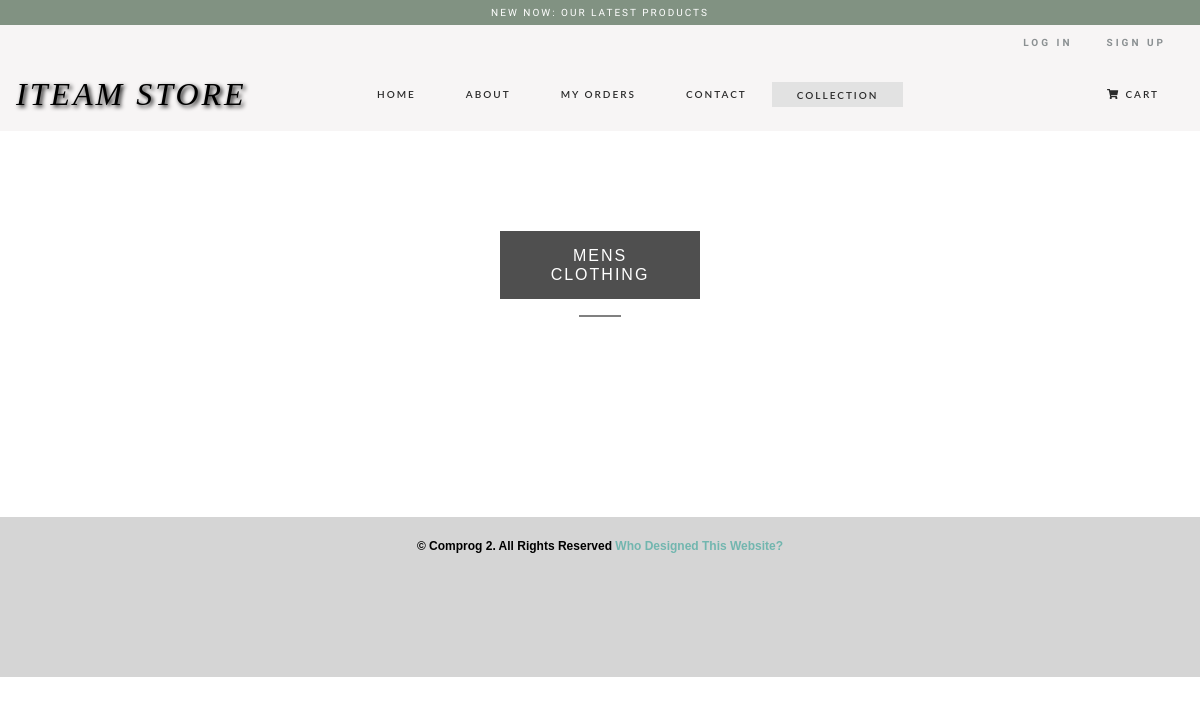
The page /mens.php on the database as committed earlier.
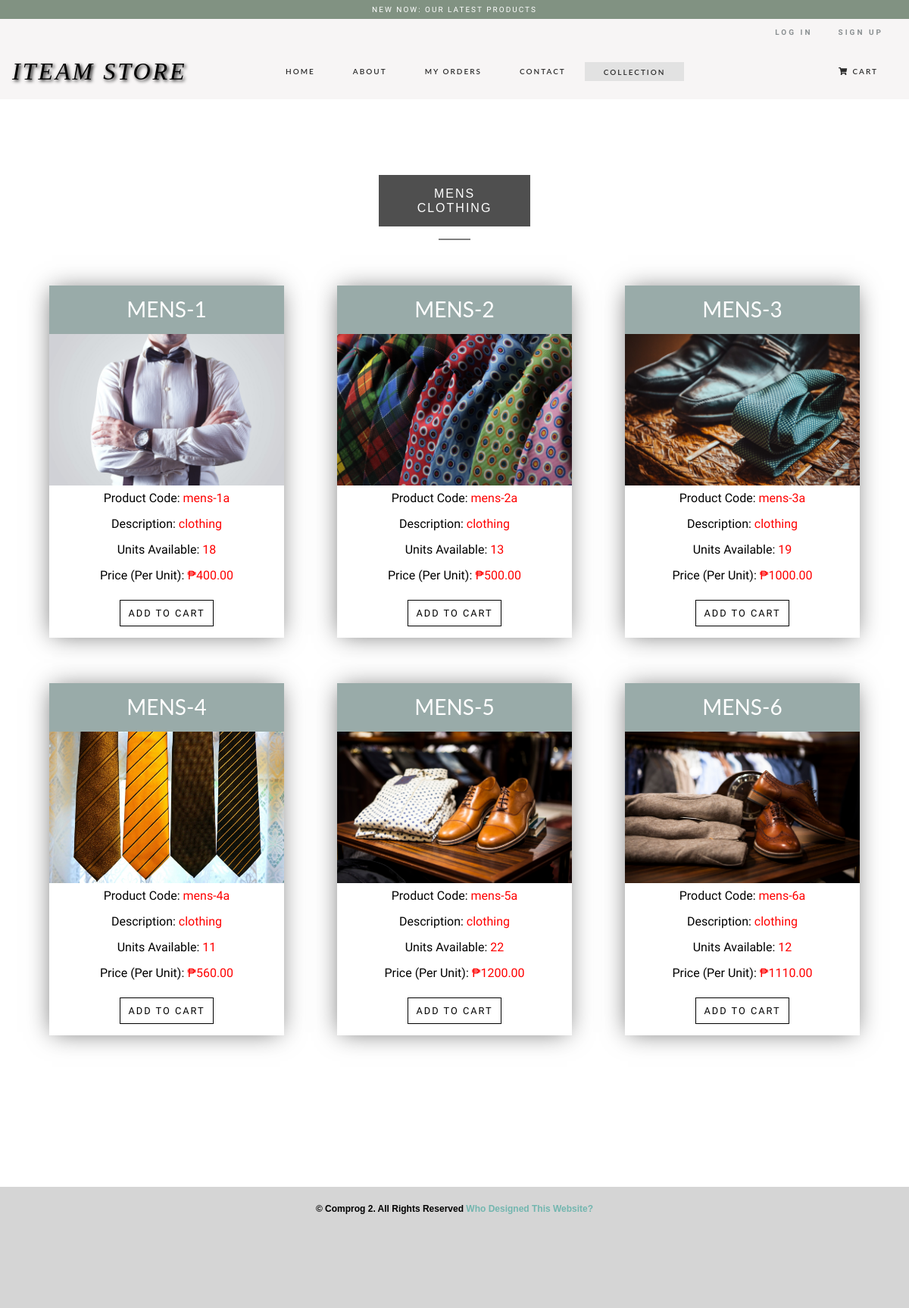
The same page on the database as committed later.
### tables this page shows
CREATE TABLE `mens` (
  `id` int(11) NOT NULL,
  `product_code` varchar(60) NOT NULL,
  `product_name` varchar(60) NOT NULL,
  `product_desc` tinytext NOT NULL,
  `product_img_name` varchar(255) NOT NULL,
  `qty` int(255) NOT NULL,
  `price` decimal(10,2) NOT NULL
);

### config.php (called while the page is built, shortened)
<?php
$currency = '₱';
?>

### mens.php (the view, shortened to what this page needs)
<?php
include 'config.php';
?>
<!DOCTYPE html>
<html ng-app="myApp">
<head>
</head>
  <body>
    <header>
      <?php include('assets/header-primary.php') ?>
    </header>
    <nav class="navbar navbar-expand-lg navbar-dark bg-black">
      <a class="navbar-brand mxauto" href="main.php">ITEAM STORE</a>
      <div class="collapse navbar-collapse" id="navbarNav">
        <ul class="navbar-nav mx-auto">
          <li class="nav-item">
            <a class="nav-link" href="main.php">Home <span class="sr-only">(current)</span></a>
          </li>
          <li class="nav-item">
            <a class="nav-link" href="about.php">About</a>
          </li>
          <li class="nav-item">
            <a class="nav-link" href="orders.php">My Orders</a>
          </li>
          <li class="nav-item">
            <a class="nav-link" href="contact.php">Contact</a>
          </li>
          <li class="dropdown">
              <a class="dropbtn" href="featured.php">Collection</a>
          </li>
        </ul>
        <ul class="navbar-nav ml-auto">
          <li class="nav-item">
            <a class="nav-link image-show cart" data-modal="modalCart"><i class="fas fa-shopping-cart" data-modal="modalCart"></i>Cart</a>
          </li>
        </ul>
      </div>
    </nav>
    <div class="featured-items-collection products">
      <div class="container">
        <div class="text-heading col-auto text-center">
          <div class="text-holder">
            <h2>Mens Clothing</h2>
                <hr />
          </div>
        </div>
        <div class="row d-flex justify-content-around">
        <?php
          $mens = $mysqli->query('SELECT * FROM mens');
          if($mens){
            while($obj = $mens->fetch_object()) {
              echo '<div class="image-content-products">';
              echo '<h3>'.$obj->product_name.'</h3>';
              echo '<img src="img/mens/'.$obj->product_img_name.'"/>';
              echo '<p>Product Code: <span>'.$obj->product_code.'</span></p>';
              echo '<p>Description: <span>'.$obj->product_desc.'</span></p>';
              echo '<p>Units Available: <span>'.$obj->qty.'</span></p>';
              echo '<p>Price (Per Unit): <span>'.$currency.$obj->price.'</span></p>';
              if($obj->qty > 0){
                echo '<p><a href="update-cart.php?action=add&id='.$obj->id.'"><input class="add" type="submit" value="Add To Cart"/></a></p>';
              }
              else {
                echo 'Out Of Stock!';
              }
              echo '</div>';
            }
          }
          echo '</div>';
          echo '</div>';
          echo '</div>';
          ?>
  </body>
</html>

### assets/header-primary.php (shortened to what this page needs)
<div class="header-primary">
  <div class="container-fluid">
    <div class="col-md-12 login-head d-flex text-right">
      <div class="mr-auto p-2"></div>
        <?php
          if(isset($_SESSION['username'])){
            echo '<div class="p-2"><a href="account.php" class="header-login"><i class="fas fa-user" style="margin-right: 10px;"></i>Account</a></div>';
            echo '<div class="p-2"><a href="logout.php" class="header-login">Log Out</a></div>';
          }
          else{
            echo '<div class="mr-4 p-1"><a href="login.php" class="header-login">Log In</a></div>';
            echo '<div class="p-1"><a href="register.php" class="header-login">Sign up</a></div>';
          }
          ?>
        </div>
      </div>
    </div>

Rows that differ between the two databases and show on the page:
added mens: product_name "MENS-1", product_img_name (picture), product_code "mens-1a", product_desc "clothing", qty "18", price "400.00"
added mens: product_name "MENS-2", product_img_name (picture), product_code "mens-2a", product_desc "clothing", qty "13", price "500.00"
added mens: product_name "MENS-3", product_img_name (picture), product_code "mens-3a", product_desc "clothing", qty "19", price "1000.00"
added mens: product_name "MENS-4", product_img_name (picture), product_code "mens-4a", product_desc "clothing", qty "11", price "560.00"
added mens: product_name "MENS-5", product_img_name (picture), product_code "mens-5a", product_desc "clothing", qty "22", price "1200.00"
added mens: product_name "MENS-6", product_img_name (picture), product_code "mens-6a", product_desc "clothing", qty "12", price "1110.00"
